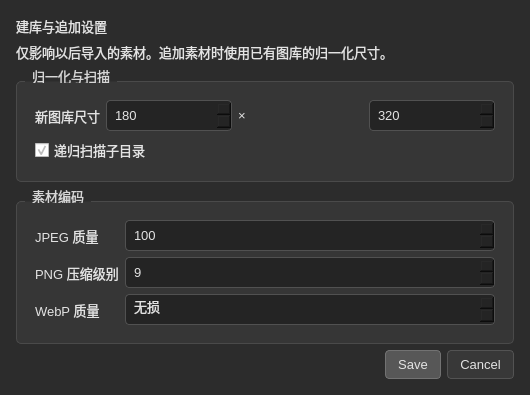
<?xml version="1.0" encoding="UTF-8"?>
<ui version="4.0">
 <class>LibrarySettingsDialog</class>
 <widget class="QDialog" name="LibrarySettingsDialog">
  <property name="geometry"><rect><x>0</x><y>0</y><width>530</width><height>380</height></rect></property>
  <property name="windowTitle"><string>素材库设置</string></property>
  <property name="styleSheet"><string notr="true"><![CDATA[
QDialog { background: #2c2c2c; }
QWidget { color: #e3e3e3; font-size: 13px; }
QLabel[muted="true"] { color: #b0b0b0; }
QLabel[sectionTitle="true"] { color: #eeeeee; font-size: 20px; font-weight: bold; }
QSpinBox { padding: 6px; background: #242424; border: 1px solid #515151; border-radius: 4px; }
QGroupBox { background: #363636; border: 1px solid #4a4a4a; border-radius: 5px; margin-top: 13px; padding: 9px; }
QGroupBox::title { subcontrol-origin: margin; left: 9px; padding: 0 5px; color: #d6d6d6; font-weight: bold; }
QPushButton { background: #383838; border: 1px solid #535353; border-radius: 4px; padding: 6px 12px; }
QPushButton:hover { background: #484848; }
QPushButton:default { background: #575757; border-color: #727272; }
  ]]></string></property>
  <layout class="QVBoxLayout" name="librarySettingsLayout">
   <property name="leftMargin"><number>16</number></property><property name="topMargin"><number>16</number></property><property name="rightMargin"><number>16</number></property><property name="bottomMargin"><number>16</number></property>
   <item><widget class="QLabel" name="librarySettingsTitle"><property name="text"><string>建库与追加设置</string></property><property name="sectionTitle" stdset="0"><bool>true</bool></property></widget></item>
   <item><widget class="QLabel" name="librarySettingsHint"><property name="text"><string>仅影响以后导入的素材。追加素材时使用已有图库的归一化尺寸。</string></property><property name="wordWrap"><bool>true</bool></property><property name="muted" stdset="0"><bool>true</bool></property></widget></item>
   <item>
    <widget class="QGroupBox" name="normalizationCard">
     <property name="title"><string>归一化与扫描</string></property>
     <layout class="QFormLayout" name="normalizationForm">
      <item row="0" column="0"><widget class="QLabel" name="normalizeSizeLabel"><property name="text"><string>新图库尺寸</string></property><property name="buddy"><cstring>normalizeWidth</cstring></property></widget></item>
      <item row="0" column="1"><layout class="QHBoxLayout" name="normalizeSizeRow"><item><widget class="QSpinBox" name="normalizeWidth"><property name="minimum"><number>1</number></property><property name="maximum"><number>8192</number></property><property name="value"><number>180</number></property><property name="accessibleName"><string>归一化宽度</string></property></widget></item><item><widget class="QLabel" name="normalizeCross"><property name="text"><string notr="true">×</string></property></widget></item><item><widget class="QSpinBox" name="normalizeHeight"><property name="minimum"><number>1</number></property><property name="maximum"><number>8192</number></property><property name="value"><number>320</number></property><property name="accessibleName"><string>归一化高度</string></property></widget></item></layout></item>
      <item row="1" column="0" colspan="2"><widget class="QCheckBox" name="recursiveImport"><property name="text"><string>递归扫描子目录</string></property><property name="checked"><bool>true</bool></property></widget></item>
     </layout>
    </widget>
   </item>
   <item>
    <widget class="QGroupBox" name="libraryEncodingCard">
     <property name="title"><string>素材编码</string></property>
     <layout class="QFormLayout" name="libraryEncodingForm">
      <item row="0" column="0"><widget class="QLabel" name="libraryJpegLabel"><property name="text"><string>JPEG 质量</string></property><property name="buddy"><cstring>libraryJpegQuality</cstring></property></widget></item>
      <item row="0" column="1"><widget class="QSpinBox" name="libraryJpegQuality"><property name="minimum"><number>1</number></property><property name="maximum"><number>100</number></property><property name="value"><number>100</number></property></widget></item>
      <item row="1" column="0"><widget class="QLabel" name="libraryPngLabel"><property name="text"><string>PNG 压缩级别</string></property><property name="buddy"><cstring>libraryPngLevel</cstring></property></widget></item>
      <item row="1" column="1"><widget class="QSpinBox" name="libraryPngLevel"><property name="maximum"><number>9</number></property><property name="value"><number>9</number></property></widget></item>
      <item row="2" column="0"><widget class="QLabel" name="libraryWebpLabel"><property name="text"><string>WebP 质量</string></property><property name="buddy"><cstring>libraryWebpQuality</cstring></property></widget></item>
      <item row="2" column="1"><widget class="QSpinBox" name="libraryWebpQuality"><property name="maximum"><number>100</number></property><property name="specialValueText"><string>无损</string></property></widget></item>
     </layout>
    </widget>
   </item>
   <item><widget class="QDialogButtonBox" name="librarySettingsButtons"><property name="standardButtons"><set>QDialogButtonBox::StandardButton::Cancel|QDialogButtonBox::StandardButton::Save</set></property></widget></item>
  </layout>
 </widget>
 <resources/>
 <connections/>
</ui>
